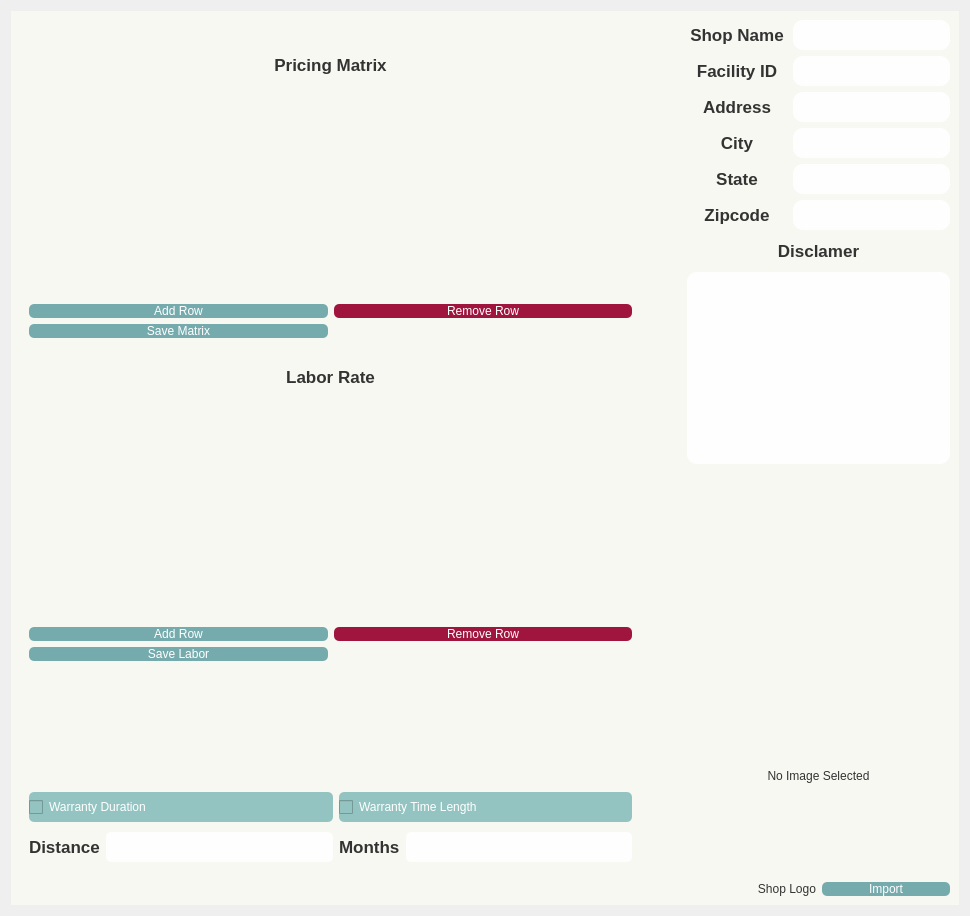
      <widget class="QWidget" name="settings_page">
       <layout class="QGridLayout" name="gridLayout_23">
        <item row="1" column="0">
         <widget class="QFrame" name="settings_frame">
          <property name="styleSheet">
           <string notr="true">color: #333;
background-color: #f8f8f2;
background-image: none;</string>
          </property>
          <property name="frameShape">
           <enum>QFrame::NoFrame</enum>
          </property>
          <property name="frameShadow">
           <enum>QFrame::Raised</enum>
          </property>
          <layout class="QGridLayout" name="gridLayout_29">
           <item row="3" column="2">
            <spacer name="verticalSpacer">
             <property name="orientation">
              <enum>Qt::Vertical</enum>
             </property>
             <property name="sizeType">
              <enum>QSizePolicy::Expanding</enum>
             </property>
             <property name="sizeHint" stdset="0">
              <size>
               <width>20</width>
               <height>200</height>
              </size>
             </property>
            </spacer>
           </item>
           <item row="0" column="0" rowspan="2">
            <widget class="QFrame" name="matrix_frame">
             <property name="minimumSize">
              <size>
               <width>621</width>
               <height>0</height>
              </size>
             </property>
             <property name="frameShape">
              <enum>QFrame::NoFrame</enum>
             </property>
             <property name="frameShadow">
              <enum>QFrame::Raised</enum>
             </property>
             <layout class="QGridLayout" name="gridLayout_24">
              <item row="1" column="0" colspan="2">
               <widget class="MatrixTable" name="matrix_table">
                <property name="sizePolicy">
                 <sizepolicy hsizetype="Expanding" vsizetype="Preferred">
                  <horstretch>0</horstretch>
                  <verstretch>0</verstretch>
                 </sizepolicy>
                </property>
                <property name="frameShape">
                 <enum>QFrame::NoFrame</enum>
                </property>
                <property name="alternatingRowColors">
                 <bool>true</bool>
                </property>
               </widget>
              </item>
              <item row="0" column="0" colspan="2">
               <widget class="QLabel" name="matrix_label">
                <property name="minimumSize">
                 <size>
                  <width>0</width>
                  <height>30</height>
                 </size>
                </property>
                <property name="font">
                 <font>
                  <pointsize>13</pointsize>
                  <bold>true</bold>
                 </font>
                </property>
                <property name="styleSheet">
                 <string notr="true"/>
                </property>
                <property name="text">
                 <string>Pricing Matrix</string>
                </property>
                <property name="alignment">
                 <set>Qt::AlignCenter</set>
                </property>
               </widget>
              </item>
              <item row="5" column="1">
               <widget class="QPushButton" name="remove_row_button">
                <property name="styleSheet">
                 <string notr="true">QPushButton {
	border-radius: 5px;
	color: #fff;
	background-color: #A0153E;
}

QPushButton:hover {
	background-color: #C49497;
	color: #fff;
	border-radius: 10px;
}</string>
                </property>
                <property name="text">
                 <string>Remove Row</string>
                </property>
                <property name="icon">
                 <iconset resource="openauto_resources.qrc">
                  <normaloff>:/resources/icons3/24x24/cil-minus.png</normaloff>:/resources/icons3/24x24/cil-minus.png</iconset>
                </property>
                <property name="iconSize">
                 <size>
                  <width>30</width>
                  <height>30</height>
                 </size>
                </property>
               </widget>
              </item>
              <item row="5" column="0">
               <widget class="QPushButton" name="add_row_button">
                <property name="styleSheet">
                 <string notr="true">QPushButton {
	border-radius: 5px;
	color: #fff;
	background-color: #76ABAE;
}

QPushButton:hover {
	background-color: #828786;
	color: #fff;
	border-radius: 10px;
}</string>
                </property>
                <property name="text">
                 <string>Add Row</string>
                </property>
                <property name="icon">
                 <iconset resource="openauto_resources.qrc">
                  <normaloff>:/resources/icons3/24x24/cil-plus.png</normaloff>:/resources/icons3/24x24/cil-plus.png</iconset>
                </property>
                <property name="iconSize">
                 <size>
                  <width>30</width>
                  <height>30</height>
                 </size>
                </property>
               </widget>
              </item>
              <item row="6" column="0">
               <widget class="QPushButton" name="save_matrix_button">
                <property name="styleSheet">
                 <string notr="true">QPushButton {
	border-radius: 5px;
	color: #fff;
	background-color: #76ABAE;
}

QPushButton:hover {
	background-color: #828786;
	color: #fff;
	border-radius: 10px;
}</string>
                </property>
                <property name="text">
                 <string>Save Matrix</string>
                </property>
                <property name="icon">
                 <iconset>
                  <normaloff>icons3/24x24/cil-check.png</normaloff>icons3/24x24/cil-check.png</iconset>
                </property>
                <property name="iconSize">
                 <size>
                  <width>30</width>
                  <height>30</height>
                 </size>
                </property>
               </widget>
              </item>
             </layout>
            </widget>
           </item>
           <item row="6" column="2">
            <layout class="QHBoxLayout" name="horizontalLayout_10">
             <item>
              <widget class="QLabel" name="logo_label">
               <property name="text">
                <string>Shop Logo</string>
               </property>
               <property name="alignment">
                <set>Qt::AlignRight|Qt::AlignTrailing|Qt::AlignVCenter</set>
               </property>
              </widget>
             </item>
             <item>
              <widget class="QPushButton" name="import_logo_button">
               <property name="styleSheet">
                <string notr="true">QPushButton {
	border-radius: 5px;
	color: #fff;
	background-color: #76ABAE;
}

QPushButton:hover {
	background-color: #828786;
	color: #fff;
	border-radius: 10px;
}</string>
               </property>
               <property name="text">
                <string>Import</string>
               </property>
               <property name="icon">
                <iconset resource="openauto_resources.qrc">
                 <normaloff>:/resources/icons3/24x24/cil-external-link.png</normaloff>:/resources/icons3/24x24/cil-external-link.png</iconset>
               </property>
               <property name="iconSize">
                <size>
                 <width>30</width>
                 <height>30</height>
                </size>
               </property>
              </widget>
             </item>
            </layout>
           </item>
           <item row="5" column="0">
            <widget class="QFrame" name="warranty_frame">
             <property name="frameShape">
              <enum>QFrame::NoFrame</enum>
             </property>
             <property name="frameShadow">
              <enum>QFrame::Raised</enum>
             </property>
             <layout class="QGridLayout" name="gridLayout_25">
              <item row="1" column="1">
               <widget class="QLineEdit" name="warranty_miles_line">
                <property name="minimumSize">
                 <size>
                  <width>0</width>
                  <height>30</height>
                 </size>
                </property>
                <property name="styleSheet">
                 <string notr="true">border-radius: 5px;
background-color: #fefeff;</string>
                </property>
                <property name="alignment">
                 <set>Qt::AlignCenter</set>
                </property>
               </widget>
              </item>
              <item row="0" column="0" colspan="2">
               <widget class="QCheckBox" name="warranty_miles_checkbox">
                <property name="minimumSize">
                 <size>
                  <width>0</width>
                  <height>30</height>
                 </size>
                </property>
                <property name="styleSheet">
                 <string notr="true">QCheckBox {
	border-radius: 5px;
	color: #fff;
	background-color: #94C4C1;
}</string>
                </property>
                <property name="text">
                 <string>Warranty Duration</string>
                </property>
               </widget>
              </item>
              <item row="1" column="0">
               <widget class="QLabel" name="distance_label">
                <property name="sizePolicy">
                 <sizepolicy hsizetype="Preferred" vsizetype="Minimum">
                  <horstretch>0</horstretch>
                  <verstretch>0</verstretch>
                 </sizepolicy>
                </property>
                <property name="minimumSize">
                 <size>
                  <width>0</width>
                  <height>0</height>
                 </size>
                </property>
                <property name="maximumSize">
                 <size>
                  <width>16777215</width>
                  <height>30</height>
                 </size>
                </property>
                <property name="font">
                 <font>
                  <pointsize>13</pointsize>
                  <bold>true</bold>
                 </font>
                </property>
                <property name="styleSheet">
                 <string notr="true"/>
                </property>
                <property name="text">
                 <string>Distance</string>
                </property>
               </widget>
              </item>
              <item row="0" column="2" colspan="2">
               <widget class="QCheckBox" name="warranty_time_checkbox">
                <property name="minimumSize">
                 <size>
                  <width>0</width>
                  <height>30</height>
                 </size>
                </property>
                <property name="styleSheet">
                 <string notr="true">QCheckBox {
	border-radius: 5px;
	color: #fff;
	background-color: #94C4C1;
}</string>
                </property>
                <property name="text">
                 <string>Warranty Time Length</string>
                </property>
               </widget>
              </item>
              <item row="1" column="2">
               <widget class="QLabel" name="months_label">
                <property name="sizePolicy">
                 <sizepolicy hsizetype="Preferred" vsizetype="Minimum">
                  <horstretch>0</horstretch>
                  <verstretch>0</verstretch>
                 </sizepolicy>
                </property>
                <property name="maximumSize">
                 <size>
                  <width>16777215</width>
                  <height>30</height>
                 </size>
                </property>
                <property name="font">
                 <font>
                  <pointsize>13</pointsize>
                  <bold>true</bold>
                 </font>
                </property>
                <property name="styleSheet">
                 <string notr="true"/>
                </property>
                <property name="text">
                 <string>Months</string>
                </property>
               </widget>
              </item>
              <item row="1" column="3">
               <widget class="QLineEdit" name="warranty_time_line">
                <property name="minimumSize">
                 <size>
                  <width>0</width>
                  <height>30</height>
                 </size>
                </property>
                <property name="styleSheet">
                 <string notr="true">border-radius: 5px;
background-color: #fefeff;</string>
                </property>
                <property name="alignment">
                 <set>Qt::AlignCenter</set>
                </property>
               </widget>
              </item>
             </layout>
            </widget>
           </item>
           <item row="0" column="2">
            <layout class="QVBoxLayout" name="verticalLayout_2">
             <item>
              <layout class="QHBoxLayout" name="horizontalLayout_4">
               <item>
                <widget class="QLabel" name="shop_name_label">
                 <property name="minimumSize">
                  <size>
                   <width>100</width>
                   <height>30</height>
                  </size>
                 </property>
                 <property name="font">
                  <font>
                   <pointsize>13</pointsize>
                   <bold>true</bold>
                  </font>
                 </property>
                 <property name="styleSheet">
                  <string notr="true"/>
                 </property>
                 <property name="text">
                  <string>Shop Name</string>
                 </property>
                 <property name="alignment">
                  <set>Qt::AlignCenter</set>
                 </property>
                </widget>
               </item>
               <item>
                <widget class="QLineEdit" name="shop_name_line">
                 <property name="minimumSize">
                  <size>
                   <width>0</width>
                   <height>30</height>
                  </size>
                 </property>
                 <property name="sizeIncrement">
                  <size>
                   <width>0</width>
                   <height>0</height>
                  </size>
                 </property>
                 <property name="font">
                  <font>
                   <pointsize>12</pointsize>
                   <bold>true</bold>
                  </font>
                 </property>
                 <property name="styleSheet">
                  <string notr="true">border-radius: 10px;
background-color: #fefeff;</string>
                 </property>
                 <property name="alignment">
                  <set>Qt::AlignCenter</set>
                 </property>
                </widget>
               </item>
              </layout>
             </item>
             <item>
              <layout class="QHBoxLayout" name="horizontalLayout_5">
               <item>
                <widget class="QLabel" name="facility_id_label">
                 <property name="minimumSize">
                  <size>
                   <width>100</width>
                   <height>30</height>
                  </size>
                 </property>
                 <property name="font">
                  <font>
                   <pointsize>13</pointsize>
                   <bold>true</bold>
                  </font>
                 </property>
                 <property name="styleSheet">
                  <string notr="true"/>
                 </property>
                 <property name="text">
                  <string>Facility ID</string>
                 </property>
                 <property name="alignment">
                  <set>Qt::AlignCenter</set>
                 </property>
                </widget>
               </item>
               <item>
                <widget class="QLineEdit" name="facility_id_line">
                 <property name="minimumSize">
                  <size>
                   <width>0</width>
                   <height>30</height>
                  </size>
                 </property>
                 <property name="font">
                  <font>
                   <pointsize>12</pointsize>
                   <bold>true</bold>
                  </font>
                 </property>
                 <property name="styleSheet">
                  <string notr="true">border-radius: 10px;
background-color: #fefeff;</string>
                 </property>
                 <property name="alignment">
                  <set>Qt::AlignCenter</set>
                 </property>
                </widget>
               </item>
              </layout>
             </item>
             <item>
              <layout class="QHBoxLayout" name="horizontalLayout_6">
               <item>
                <widget class="QLabel" name="address_label">
                 <property name="minimumSize">
                  <size>
                   <width>100</width>
                   <height>30</height>
                  </size>
                 </property>
                 <property name="font">
                  <font>
                   <pointsize>13</pointsize>
                   <bold>true</bold>
                  </font>
                 </property>
                 <property name="styleSheet">
                  <string notr="true"/>
                 </property>
                 <property name="text">
                  <string>Address</string>
                 </property>
                 <property name="alignment">
                  <set>Qt::AlignCenter</set>
                 </property>
                </widget>
               </item>
               <item>
                <widget class="QLineEdit" name="address_line">
                 <property name="minimumSize">
                  <size>
                   <width>0</width>
                   <height>30</height>
                  </size>
                 </property>
                 <property name="font">
                  <font>
                   <pointsize>12</pointsize>
                   <bold>true</bold>
                  </font>
                 </property>
                 <property name="styleSheet">
                  <string notr="true">border-radius: 10px;
background-color: #fefeff;</string>
                 </property>
                 <property name="alignment">
                  <set>Qt::AlignCenter</set>
                 </property>
                </widget>
               </item>
              </layout>
             </item>
             <item>
              <layout class="QHBoxLayout" name="horizontalLayout_7">
               <item>
                <widget class="QLabel" name="city_label">
                 <property name="minimumSize">
                  <size>
                   <width>100</width>
                   <height>30</height>
                  </size>
                 </property>
                 <property name="font">
                  <font>
                   <pointsize>13</pointsize>
                   <bold>true</bold>
                  </font>
                 </property>
                 <property name="styleSheet">
                  <string notr="true"/>
                 </property>
                 <property name="text">
                  <string>City</string>
                 </property>
                 <property name="alignment">
                  <set>Qt::AlignCenter</set>
                 </property>
                </widget>
               </item>
               <item>
                <widget class="QLineEdit" name="city_line">
                 <property name="minimumSize">
                  <size>
                   <width>0</width>
                   <height>30</height>
                  </size>
                 </property>
                 <property name="font">
                  <font>
                   <pointsize>12</pointsize>
                   <bold>true</bold>
                  </font>
                 </property>
                 <property name="styleSheet">
                  <string notr="true">border-radius: 10px;
background-color: #fefeff;</string>
                 </property>
                 <property name="alignment">
                  <set>Qt::AlignCenter</set>
                 </property>
                </widget>
               </item>
              </layout>
             </item>
             <item>
              <layout class="QHBoxLayout" name="horizontalLayout_8">
               <item>
                <widget class="QLabel" name="state_label">
                 <property name="minimumSize">
                  <size>
                   <width>100</width>
                   <height>30</height>
                  </size>
                 </property>
                 <property name="font">
                  <font>
                   <pointsize>13</pointsize>
                   <bold>true</bold>
                  </font>
                 </property>
                 <property name="styleSheet">
                  <string notr="true"/>
                 </property>
                 <property name="text">
                  <string>State</string>
                 </property>
                 <property name="alignment">
                  <set>Qt::AlignCenter</set>
                 </property>
                </widget>
               </item>
               <item>
                <widget class="QLineEdit" name="state_line">
                 <property name="minimumSize">
                  <size>
                   <width>0</width>
                   <height>30</height>
                  </size>
                 </property>
                 <property name="font">
                  <font>
                   <pointsize>12</pointsize>
                   <bold>true</bold>
                  </font>
                 </property>
                 <property name="styleSheet">
                  <string notr="true">border-radius: 10px;
background-color: #fefeff;</string>
                 </property>
                 <property name="alignment">
                  <set>Qt::AlignCenter</set>
                 </property>
                </widget>
               </item>
              </layout>
             </item>
             <item>
              <layout class="QHBoxLayout" name="horizontalLayout_9">
               <item>
                <widget class="QLabel" name="zipcode_label">
                 <property name="minimumSize">
                  <size>
                   <width>100</width>
                   <height>30</height>
                  </size>
                 </property>
                 <property name="font">
                  <font>
                   <pointsize>13</pointsize>
                   <bold>true</bold>
                  </font>
                 </property>
                 <property name="styleSheet">
                  <string notr="true"/>
                 </property>
                 <property name="text">
                  <string>Zipcode</string>
                 </property>
                 <property name="alignment">
                  <set>Qt::AlignCenter</set>
                 </property>
                </widget>
               </item>
               <item>
                <widget class="QLineEdit" name="zipcode_line">
                 <property name="minimumSize">
                  <size>
                   <width>0</width>
                   <height>30</height>
                  </size>
                 </property>
                 <property name="font">
                  <font>
                   <pointsize>12</pointsize>
                   <bold>true</bold>
                  </font>
                 </property>
                 <property name="styleSheet">
                  <string notr="true">border-radius: 10px;
background-color: #fefeff;</string>
                 </property>
                 <property name="text">
                  <string/>
                 </property>
                 <property name="alignment">
                  <set>Qt::AlignCenter</set>
                 </property>
                </widget>
               </item>
              </layout>
             </item>
            </layout>
           </item>
           <item row="4" column="2" rowspan="2">
            <widget class="QLabel" name="shop_logo">
             <property name="minimumSize">
              <size>
               <width>0</width>
               <height>200</height>
              </size>
             </property>
             <property name="text">
              <string>No Image Selected</string>
             </property>
             <property name="alignment">
              <set>Qt::AlignCenter</set>
             </property>
            </widget>
           </item>
           <item row="1" column="2" rowspan="2">
            <layout class="QVBoxLayout" name="verticalLayout_3">
             <item>
              <widget class="QLabel" name="disclamer_label">
               <property name="minimumSize">
                <size>
                 <width>0</width>
                 <height>30</height>
                </size>
               </property>
               <property name="maximumSize">
                <size>
                 <width>16777215</width>
                 <height>30</height>
                </size>
               </property>
               <property name="font">
                <font>
                 <pointsize>13</pointsize>
                 <bold>true</bold>
                </font>
               </property>
               <property name="styleSheet">
                <string notr="true"/>
               </property>
               <property name="text">
                <string>Disclamer</string>
               </property>
               <property name="alignment">
                <set>Qt::AlignCenter</set>
               </property>
              </widget>
             </item>
             <item>
              <widget class="QTextEdit" name="disclamer_edit">
               <property name="minimumSize">
                <size>
                 <width>0</width>
                 <height>0</height>
                </size>
               </property>
               <property name="maximumSize">
                <size>
                 <width>16777215</width>
                 <height>500</height>
                </size>
               </property>
               <property name="font">
                <font>
                 <pointsize>12</pointsize>
                 <bold>true</bold>
                </font>
               </property>
               <property name="styleSheet">
                <string notr="true">border-radius: 10px;
background-color: #fefeff;</string>
               </property>
              </widget>
             </item>
            </layout>
           </item>
           <item row="0" column="1">
            <spacer name="horizontalSpacer_2">
             <property name="orientation">
              <enum>Qt::Horizontal</enum>
             </property>
             <property name="sizeHint" stdset="0">
              <size>
               <width>40</width>
               <height>20</height>
              </size>
             </property>
            </spacer>
           </item>
           <item row="2" column="0" rowspan="2">
            <widget class="QFrame" name="frame_2">
             <property name="frameShape">
              <enum>QFrame::NoFrame</enum>
             </property>
             <property name="frameShadow">
              <enum>QFrame::Raised</enum>
             </property>
             <layout class="QGridLayout" name="gridLayout_26">
              <item row="0" column="0" colspan="2">
               <widget class="QLabel" name="label">
                <property name="minimumSize">
                 <size>
                  <width>0</width>
                  <height>30</height>
                 </size>
                </property>
                <property name="font">
                 <font>
                  <pointsize>13</pointsize>
                  <bold>true</bold>
                 </font>
                </property>
                <property name="styleSheet">
                 <string notr="true"/>
                </property>
                <property name="text">
                 <string>Labor Rate</string>
                </property>
                <property name="alignment">
                 <set>Qt::AlignCenter</set>
                </property>
               </widget>
              </item>
              <item row="1" column="0" colspan="2">
               <widget class="LaborTable" name="labor_table">
                <property name="frameShape">
                 <enum>QFrame::NoFrame</enum>
                </property>
               </widget>
              </item>
              <item row="2" column="0">
               <widget class="QPushButton" name="add_labor_row">
                <property name="styleSheet">
                 <string notr="true">QPushButton {
	border-radius: 5px;
	color: #fff;
	background-color: #76ABAE;
}

QPushButton:hover {
	background-color: #828786;
	color: #fff;
	border-radius: 10px;
}</string>
                </property>
                <property name="text">
                 <string>Add Row</string>
                </property>
                <property name="icon">
                 <iconset resource="openauto_resources.qrc">
                  <normaloff>:/resources/icons3/24x24/cil-plus.png</normaloff>:/resources/icons3/24x24/cil-plus.png</iconset>
                </property>
                <property name="iconSize">
                 <size>
                  <width>30</width>
                  <height>30</height>
                 </size>
                </property>
               </widget>
              </item>
              <item row="2" column="1">
               <widget class="QPushButton" name="remove_labor_row">
                <property name="styleSheet">
                 <string notr="true">QPushButton {
	border-radius: 5px;
	color: #fff;
	background-color: #A0153E;
}

QPushButton:hover {
	background-color: #C49497;
	color: #fff;
	border-radius: 10px;
}</string>
                </property>
                <property name="text">
                 <string>Remove Row</string>
                </property>
                <property name="icon">
                 <iconset resource="openauto_resources.qrc">
                  <normaloff>:/resources/icons3/24x24/cil-minus.png</normaloff>:/resources/icons3/24x24/cil-minus.png</iconset>
                </property>
                <property name="iconSize">
                 <size>
                  <width>30</width>
                  <height>30</height>
                 </size>
                </property>
               </widget>
              </item>
              <item row="3" column="0">
               <widget class="QPushButton" name="save_labor_button">
                <property name="styleSheet">
                 <string notr="true">QPushButton {
	border-radius: 5px;
	color: #fff;
	background-color: #76ABAE;
}

QPushButton:hover {
	background-color: #828786;
	color: #fff;
	border-radius: 10px;
}</string>
                </property>
                <property name="text">
                 <string>Save Labor</string>
                </property>
                <property name="icon">
                 <iconset resource="openauto_resources.qrc">
                  <normaloff>:/resources/icons3/24x24/cil-check.png</normaloff>:/resources/icons3/24x24/cil-check.png</iconset>
                </property>
                <property name="iconSize">
                 <size>
                  <width>30</width>
                  <height>30</height>
                 </size>
                </property>
               </widget>
              </item>
             </layout>
            </widget>
           </item>
          </layout>
         </widget>
        </item>
       </layout>
      </widget>
